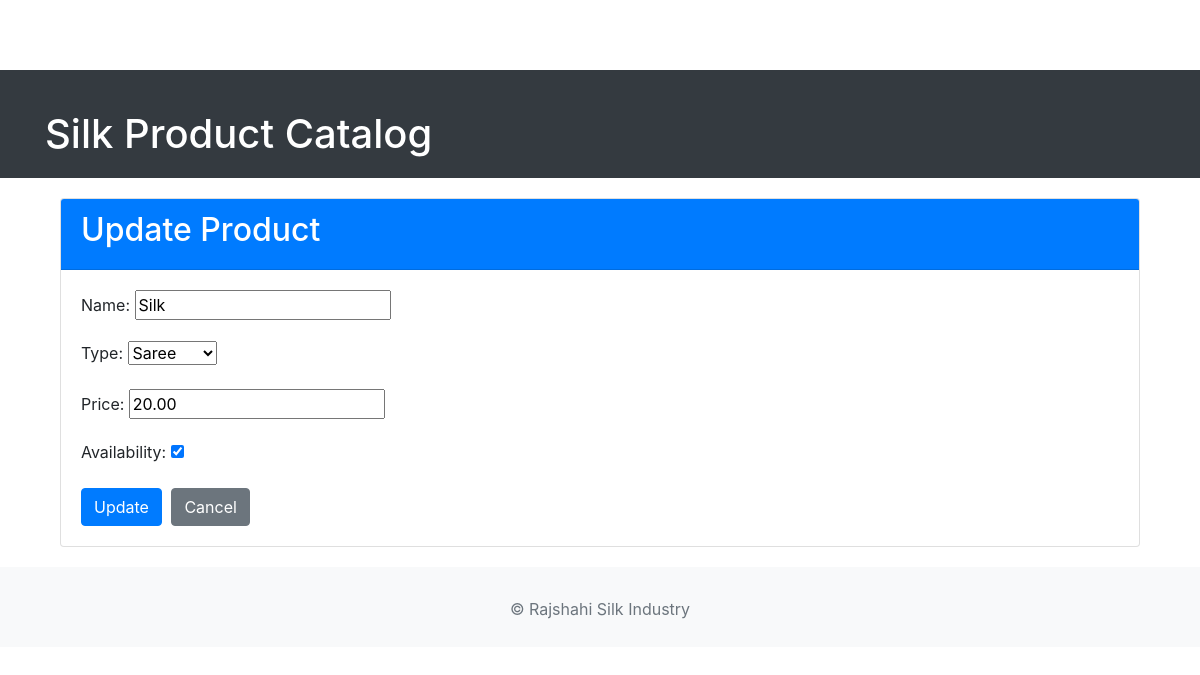
The page /update/3/ on the database its author committed.
### silk_products/models.py (models this page shows, shortened)
class SilkProduct(models.Model):
    PRODUCT_TYPES = [
        ('saree', 'Saree'),
        ('fabric', 'Fabric'),
        ('scarf', 'Scarf'),
    ]
    name = models.CharField(max_length=200, unique=True)
    type = models.CharField(max_length=50, choices=PRODUCT_TYPES)
    price = models.DecimalField(max_digits=10, decimal_places=2)
    availability = models.BooleanField(default=True)
    created_at = models.DateTimeField(auto_now_add=True)
    updated_at = models.DateTimeField(auto_now=True)
    class Meta:
        ordering = ['-created_at']

### silk_products/views.py (the view)
# urls.py: path('update/<int:pk>/', views.product_update, name='product_update'),
def product_update(request, pk):
    product = get_object_or_404(SilkProduct, pk=pk)
    if request.method == 'POST':
        form = SilkProductForm(request.POST, instance=product)
        if form.is_valid():
            form.save()
            messages.success(request, 'Product updated successfully!')
            return redirect('product_list')
    else:
        form = SilkProductForm(instance=product)
    return render(request, 'silk_products/product_form.html', {'form': form, 'action': 'Update'})

### silk_products/forms.py
class SilkProductForm(forms.ModelForm):
    class Meta:
        model = SilkProduct
        fields = ['name', 'type', 'price', 'availability']

### templates/silk_products/product_form.html (shortened to what this page needs)
{% extends 'base.html' %}
{% block content %}
<div class="container">
    <div class="card">
        <div class="card-header bg-primary text-white">
            <h2>{{ action }} Product</h2>
        </div>
        <div class="card-body">
            <form method="post">
                {{ form.as_p }}
                <button type="submit" class="btn btn-primary">{{ action }}</button>
                <a href="{% url 'product_list' %}" class="btn btn-secondary">Cancel</a>
            </form>
        </div>
    </div>
</div>
{% endblock %}

### templates/base.html (style rules this page uses)
body { padding-top: 70px; }
.container { margin-top: 20px; }
.btn { margin-right: 5px; }

### rows shown on the page
SilkProduct: name "Silk", type "Saree", price "20.00", availability "☑"

### other values the page prints
{{ action }} "Update"
